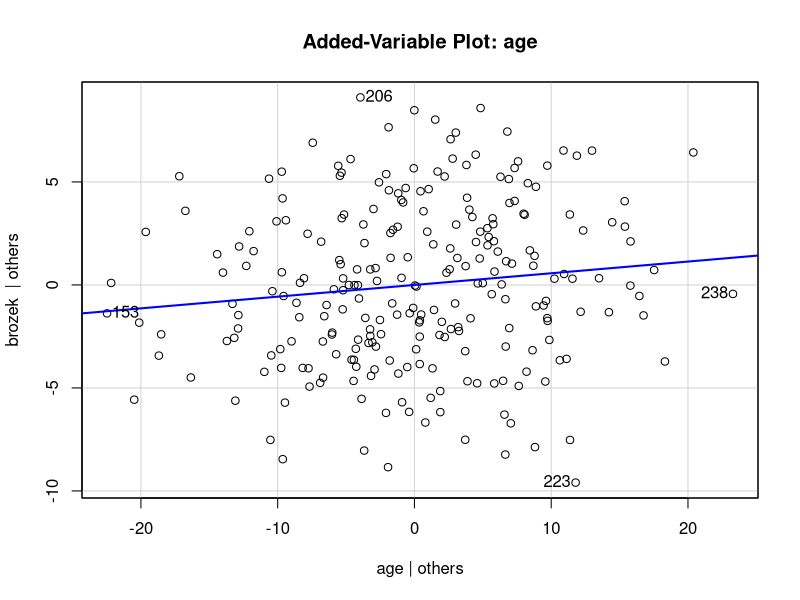
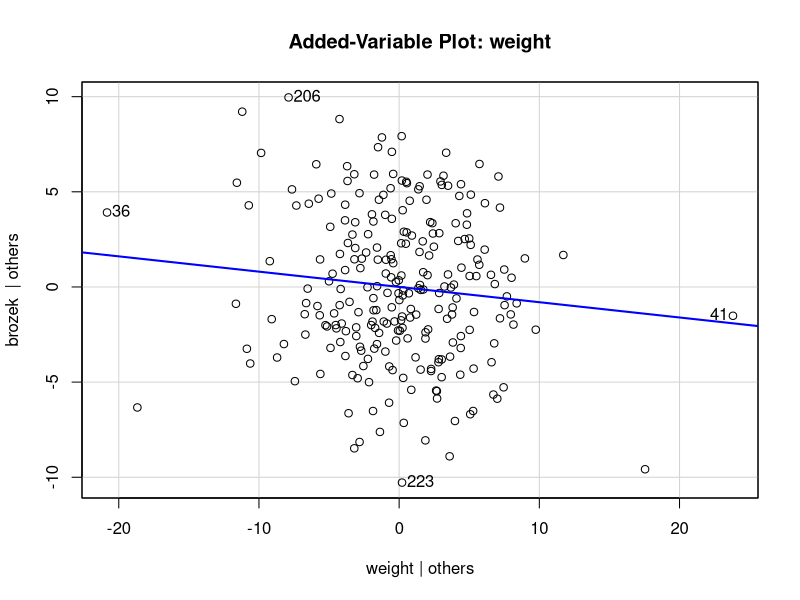
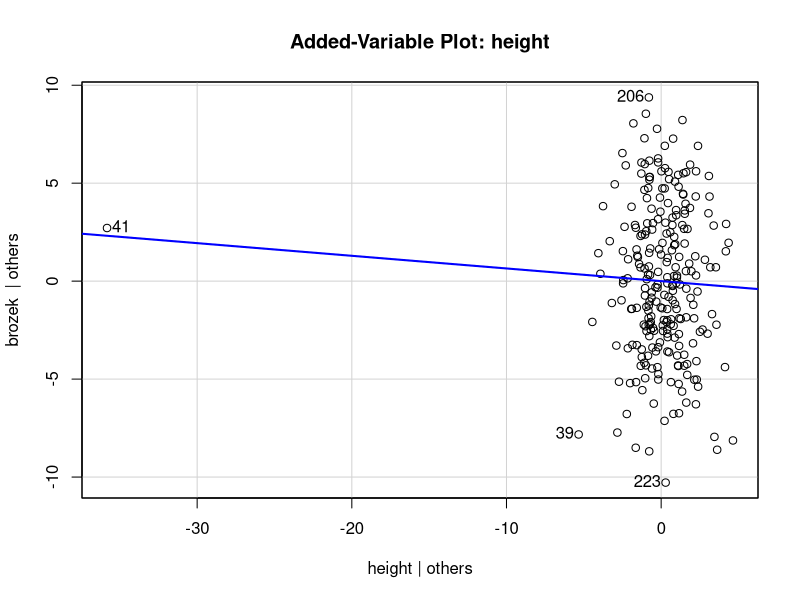
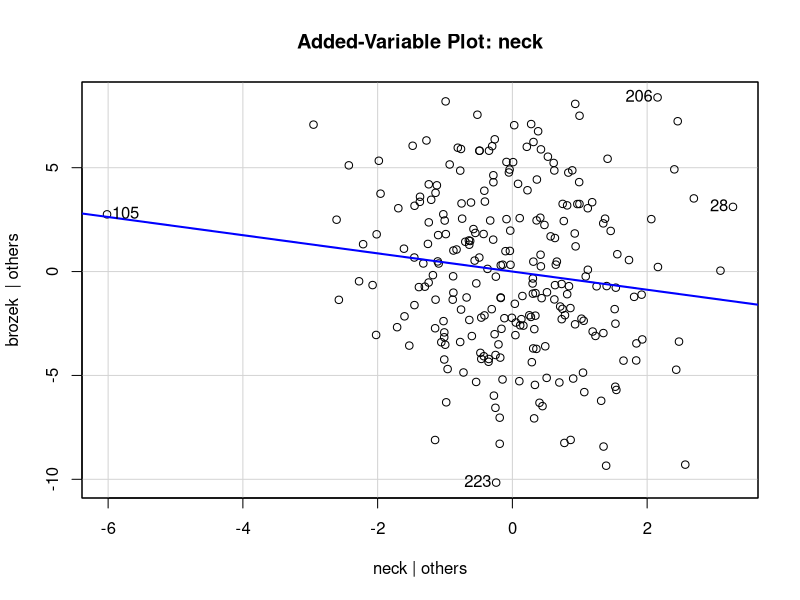
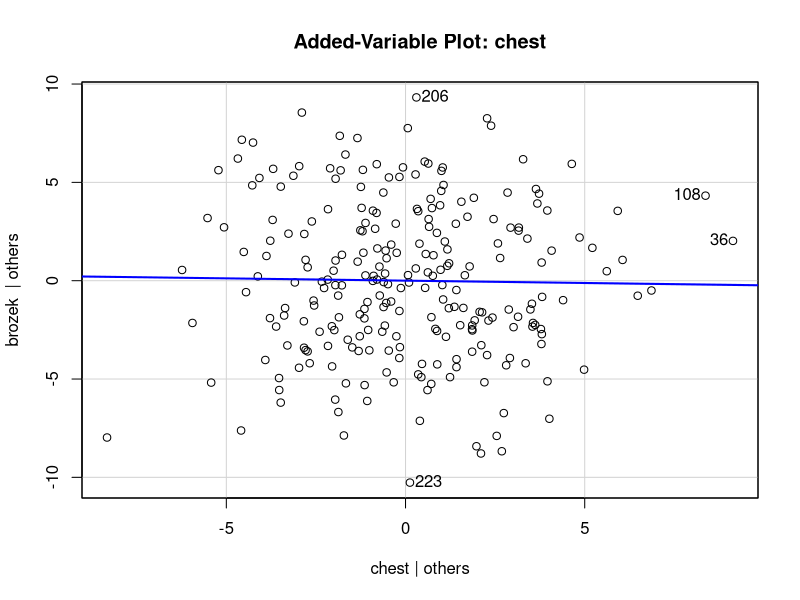
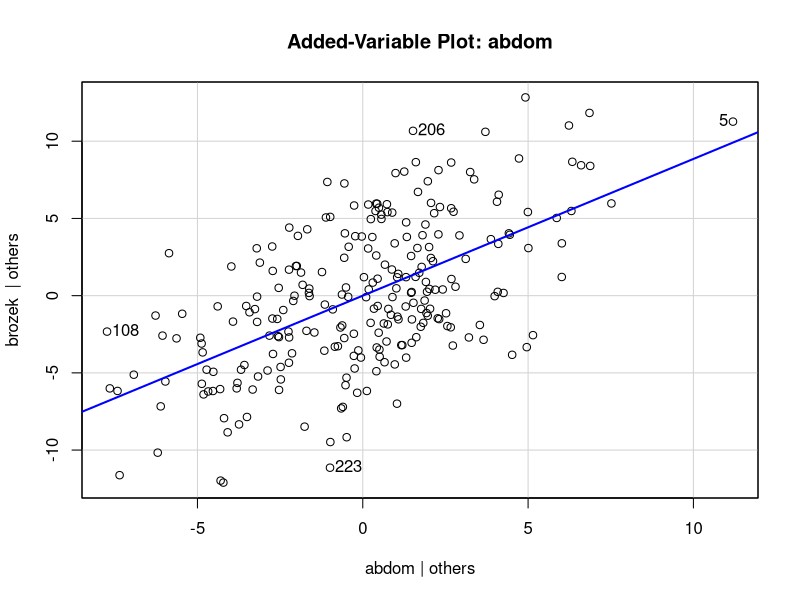
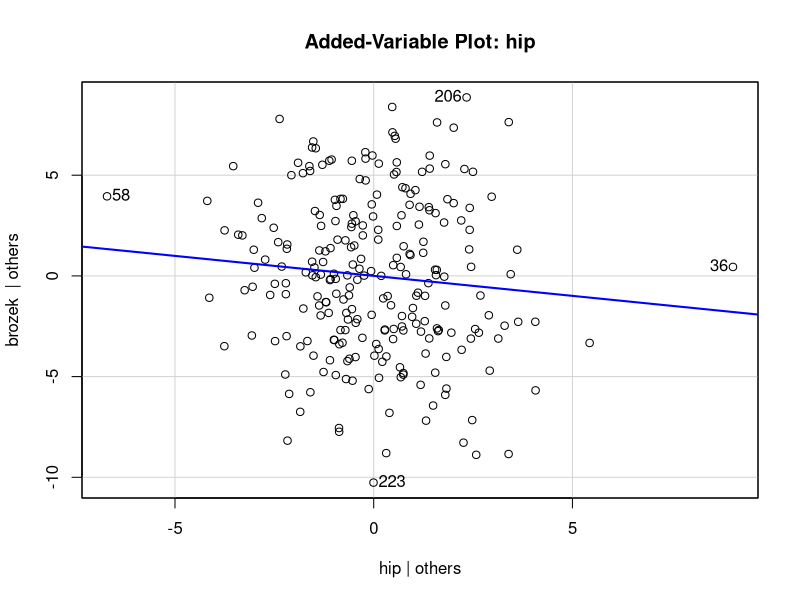
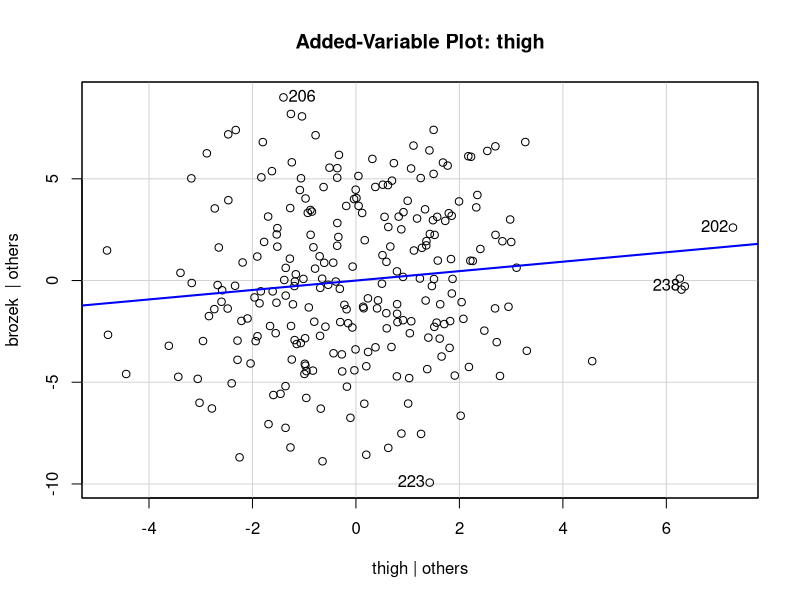

R code for these plots, in order:
## ---- chunk 1
knitr::opts_chunk$set(echo = TRUE)
## ---- chunk 2
library(tidyverse)
library(MASS)
library(lmtest)
library(car)
library(gridExtra)
## ---- chunk 3
body_data <- read.table(file = "BodyFat.txt", header = TRUE)

##Multiple Regression Model
body_slr <- lm(brozek~.,body_data)


##Correlation
cor(as.matrix(body_data[,1]), as.matrix(body_data[,-1]))
## ---- chunk 4

## ---- chunk 5
body_slr$coefficients
## ---- chunk 6
##Using added-variable plots to check for linearity
avPlot(body_slr, variable = "age")
avPlot(body_slr, variable = "weight")
avPlot(body_slr, variable = "height")
avPlot(body_slr, variable = "neck")
avPlot(body_slr, variable = "chest")
avPlot(body_slr, variable = "abdom")
avPlot(body_slr, variable = "hip")
avPlot(body_slr, variable = "thigh")
avPlot(body_slr, variable = "knee")
avPlot(body_slr, variable = "ankle")
avPlot(body_slr, variable = "biceps")
avPlot(body_slr, variable = "forearm")
avPlot(body_slr, variable = "wrist")


## ---- chunk 7
bptest(body_slr)
## ---- chunk 8
ks.test(stdres(body_slr),"pnorm")
## ---- chunk 9
## Fit transformed model and verify 

# R-squared
summary(body_slr)$r.squared

# Cross validate
n.cv <- 500
n.test <- .1*nrow(body_data) #10%
bias <- rep(NA,n.cv)
rpmse <- rep(NA,n.cv)
coverage <- rep(NA,n.cv)
width <- rep(NA,n.cv)
for(cv in 1:n.cv){
  
  test.obs <- sample(nrow(body_data),n.test)
  test.set <- body_data[test.obs,]
  train.set <- body_data[-test.obs,]
  
  train.lm <- lm(brozek~.,data=train.set)
  test.preds <- predict.lm(train.lm,newdata=test.set,interval="prediction")
  
  bias[cv] <- mean(test.preds[,1]-test.set$brozek)
  rpmse[cv] <- sqrt(mean(test.preds[,1]-test.set$brozek)^2)
  coverage[cv] <- mean(test.set$brozek > test.preds[,2] & test.set$brozek < test.preds[,3])
  width[cv] <- mean(test.preds[,3]-test.preds[,2])
}

bias.hist <- ggplot()+geom_histogram(aes(x=bias))+xlab('Bias')+ylab('Count')

rpmse.hist <- ggplot()+geom_histogram(aes(x=rpmse))+xlab('RPMSE')+ylab('Count')

coverage.hist <- ggplot()+geom_histogram(aes(x=coverage))+xlab('Coverage')+ylab('Count')

width.hist <- ggplot()+geom_histogram(aes(x=width/2))+xlab('Half Width')+ylab('Count')

grid.arrange(bias.hist,rpmse.hist,coverage.hist,width.hist,nrow=2)

mean(bias)
mean(rpmse)
mean(coverage)
mean(width/2)
